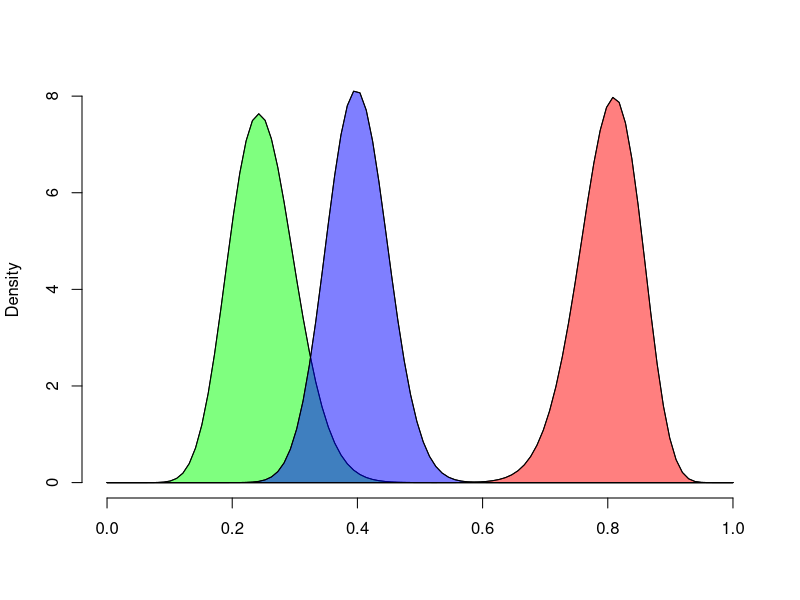

The R source for this figure: (Note: this script raises an error after producing the figure.)
set.seed(1)
a = 50
b = (1/0.8 - 1)*a


x=seq(0,1,length.out=100)
plot(x,dbeta(x,a,b),type='l',col=1,xlab=NA,ylab='Density',bty='n')
polygon(x,dbeta(x,a,b),col=rgb(1, 0, 0,0.5))

meanB = a / (a+b)
varB = a*b / ( (a+b)^2 * (a+b+1))
stdB = sqrt(varB)


lowerB = qbeta(0.025,a,b)
upperB = qbeta(0.975,a,b)

print(lowerB)
print(upperB)



a = 17
b = (1/0.25 - 1)*a


x=seq(0,1,length.out=100)
lines(x,dbeta(x,a,b),type='l',col=1)


meanB = a / (a+b)
varB = a*b / ( (a+b)^2 * (a+b+1))
stdB = sqrt(varB)
polygon(x,dbeta(x,a,b),col=rgb(0, 1, 0,0.5))



lowerB = qbeta(0.025,a,b)
upperB = qbeta(0.975,a,b)

print(lowerB)
print(upperB)







a = 40
b = (1/0.4 - 1)*a


x=seq(0,1,length.out=100)
lines(x,dbeta(x,a,b),type='l',col=1)
polygon(x,dbeta(x,a,b),col=rgb(0,0,1,0.5))

meanB = a / (a+b)
varB = a*b / ( (a+b)^2 * (a+b+1))
stdB = sqrt(varB)


lowerB = qbeta(0.025,a,b)
upperB = qbeta(0.975,a,b)

print(lowerB)
print(upperB)


legend(locator(1), inset=0.33, title="Prior densities",c(expression(p(symbol(beta))),expression(p(bar(H[0]))),expression(p(u))), fill=c(rgb(1,0,0,0.5),rgb(0,1,0,0.5),rgb(0,0,1,0.5)), cex=0.8)











powerA = 60
powerB = 15

pTA = 15
pTB = 45

uA = 40
uB = 60

alpha = 0.05


n = 1e5
power = rbeta(n,powerA,powerB)
pT = rbeta(n,pTA,pTB)
u = rbeta(n,uA,uB)


k = power + u*(1-power)


PPV = k*pT / (k*pT + (1-pT)*((1-u)*alpha + u))

hist(PPV,40,col=8,main=NULL)
rug(PPV)
abline(v=0.5,col=4,lty=2)


print(sum(PPV>0.5)/n)


